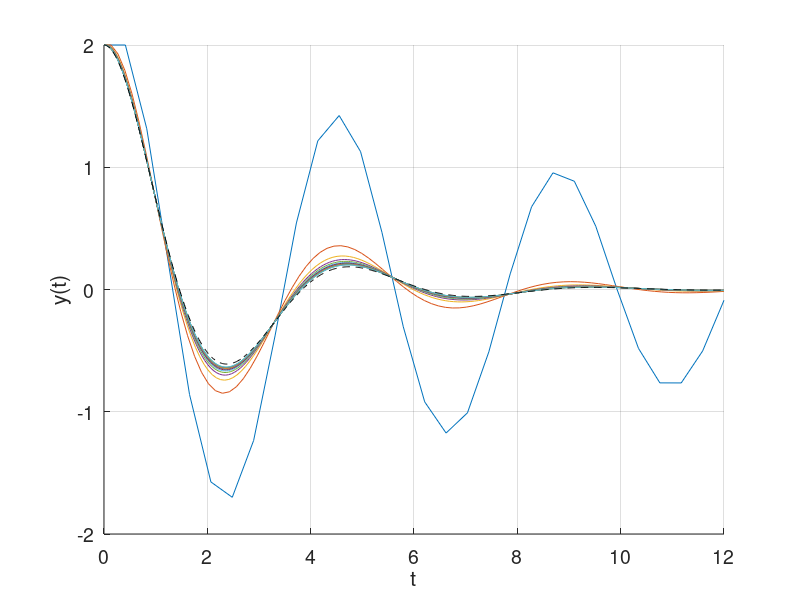

Write MATLAB code to recreate this figure.
%{
Runge-Kutta Example
%}

%% 1st-Order System Example  

clear; close all; clc;
clf; hold on;
% define derivative 
dx = @(x,t) -3*x;

st = 6:15:256;
for j = 1:length(st)
    t = linspace(0,2,st(j));
    dt = mean(diff(t));
    X = zeros(length(t),1);
    % IC
    X(1) = 2;
    
    for k=2:length(X)
        DX = dx(X(k-1),t(k-1));
        X(k) = X(k-1) + DX*dt;
    end
    
    plot(t,X);
    %     legend(num2str(dt));
end

plot(t,2*exp(-3*t),'k--');


grid on;
xlabel('t','fontsize',14);
ylabel('y(t)','fontsize',14);
set(gca,'fontsize',14);

% legend(num2str(st(1)),num2str(st(2)),num2str(st(3)),num2str(st(4)),...
%     num2str(st(5)),num2str(st(6)),'Analytic','location','northeast');

%% 2nd-Order System Example

clear; close all; clc;
clf; hold on;
% define derivatives 
dx1 = @(x,t) x(2);
dx2 = @(x,t) -2*x(1) - 1*x(2);

st = 30:60:800;
for j = 1:length(st)
    t = linspace(0,12,st(j));
    dt = mean(diff(t));
    X = zeros(length(t),2);
    % ICs
    X(1,1) = 2;
    X(1,2) = 0;
    for k=2:length(X)
        DX1 = dx1(X(k-1,:),t(k-1));
        X(k,1) = X(k-1,1) + DX1*dt;
        DX2 = dx2(X(k-1,:),t(k-1));
        X(k,2) = X(k-1,2) + DX2*dt;
    end
    
    plot(t,X(:,1));
    %     legend(num2str(dt));
end

% A = [0 1; -1 -2];
% l = eig(A);
plot(t,exp(-0.5*t).*(2.* cos(1.32288*t) + 0.755929*sin(1.32288.* t)),'k--')

grid on;
xlabel('t','fontsize',14);
ylabel('y(t)','fontsize',14);
set(gca,'fontsize',14);

% legend(num2str(st(1)),num2str(st(2)),num2str(st(3)),num2str(st(4)),...
%     num2str(st(5)),num2str(st(6)),num2str(st(7)),num2str(st(8)),...
%     num2str(st(9)),'location','northeast');